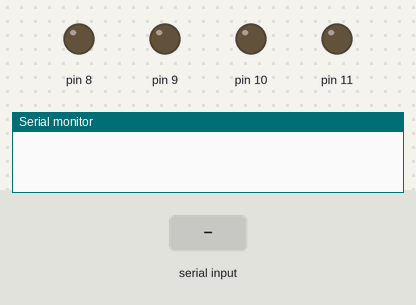
A sketch run on a simulated Arduino Uno, built with avr-gcc and run on an emulated ATmega328P. Parts: output pins drawn as LEDs (lit = HIGH), the last lines printed to the serial monitor. Inputs (shaded band) come from the test bench.

Above: at 1.2 s.
1.3 s: "F" received over Serial
At 2.5 s:
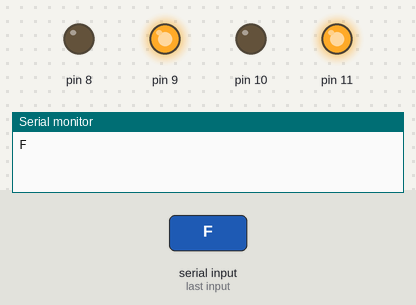
2.8 s: "B" received over Serial
At 3.7 s:
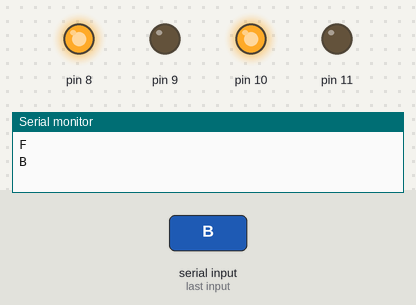
4.3 s: "L" received over Serial
At 4.8 s:
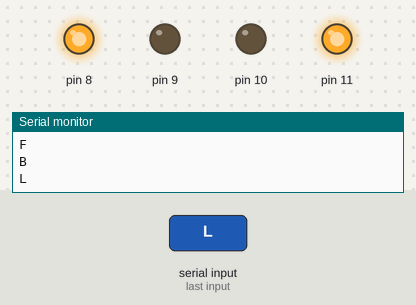
5.8 s: "R" received over Serial
At 7.1 s:
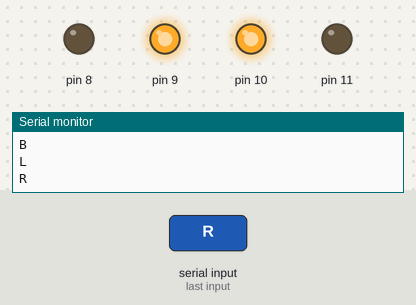
Timing chart, 0 to 8.3 s (numbered marks = the images above; inputs shaded):
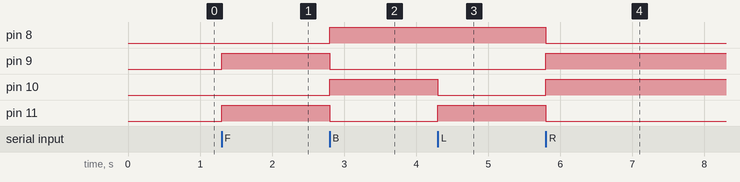

Measured:
- after the input at 1.3 s, pin 9, pin 11: LOW → HIGH at once
- after the input at 2.8 s, pin 8, pin 10: LOW → HIGH at once; pin 9, pin 11: HIGH → LOW at once
- after the input at 4.3 s, pin 10: HIGH → LOW at once; pin 11: LOW → HIGH at once
- after the input at 5.8 s, pin 8, pin 11: HIGH → LOW at once; pin 9, pin 10: LOW → HIGH at once

The sketch:

RADAR_SYSTEM.ino
```cpp
char S = 0;
char x = 0;
char F = 0;
char B = 0;
char L = 0;
char R = 0;
#define in1 11
#define in2 10
#define in3 9
#define in4 8
void setup()
{
 Serial.begin(9600);
 pinMode(11, OUTPUT);
 pinMode(10, OUTPUT);
 pinMode(9, OUTPUT);
 pinMode(8, OUTPUT);
}
void loop()
{
 while (Serial.available () > 0)
 {
 x = Serial.read();
 Serial.println(x);
 if (x == 'F')
 {
 digitalWrite(11, HIGH);
 digitalWrite(10, LOW);
 digitalWrite(9, HIGH);
 digitalWrite(8, LOW);
 //delay(100);
 }
 else if (x == 'B')
 {
 digitalWrite(11, LOW);
 digitalWrite(10, HIGH);
 digitalWrite(9, LOW);
 digitalWrite(8, HIGH);
 //delay(100);
 }
 else if (x == 'L')
 {
 digitalWrite(11, HIGH);
 digitalWrite(10, LOW);
 digitalWrite(9, LOW);
 digitalWrite(8, HIGH);
 //delay(100);
 }
 else if (x == 'R')
 {
 digitalWrite(11, LOW);
 digitalWrite(10, HIGH);
 digitalWrite(9, HIGH);
 digitalWrite(8, LOW);
 //delay(100);
 }
 else if (x == 'S')
 {
 digitalWrite(11, LOW);
 digitalWrite(10, LOW);
 digitalWrite(9, LOW);
 digitalWrite(8, LOW);
 //delay(100);
 }
 }
}
```
